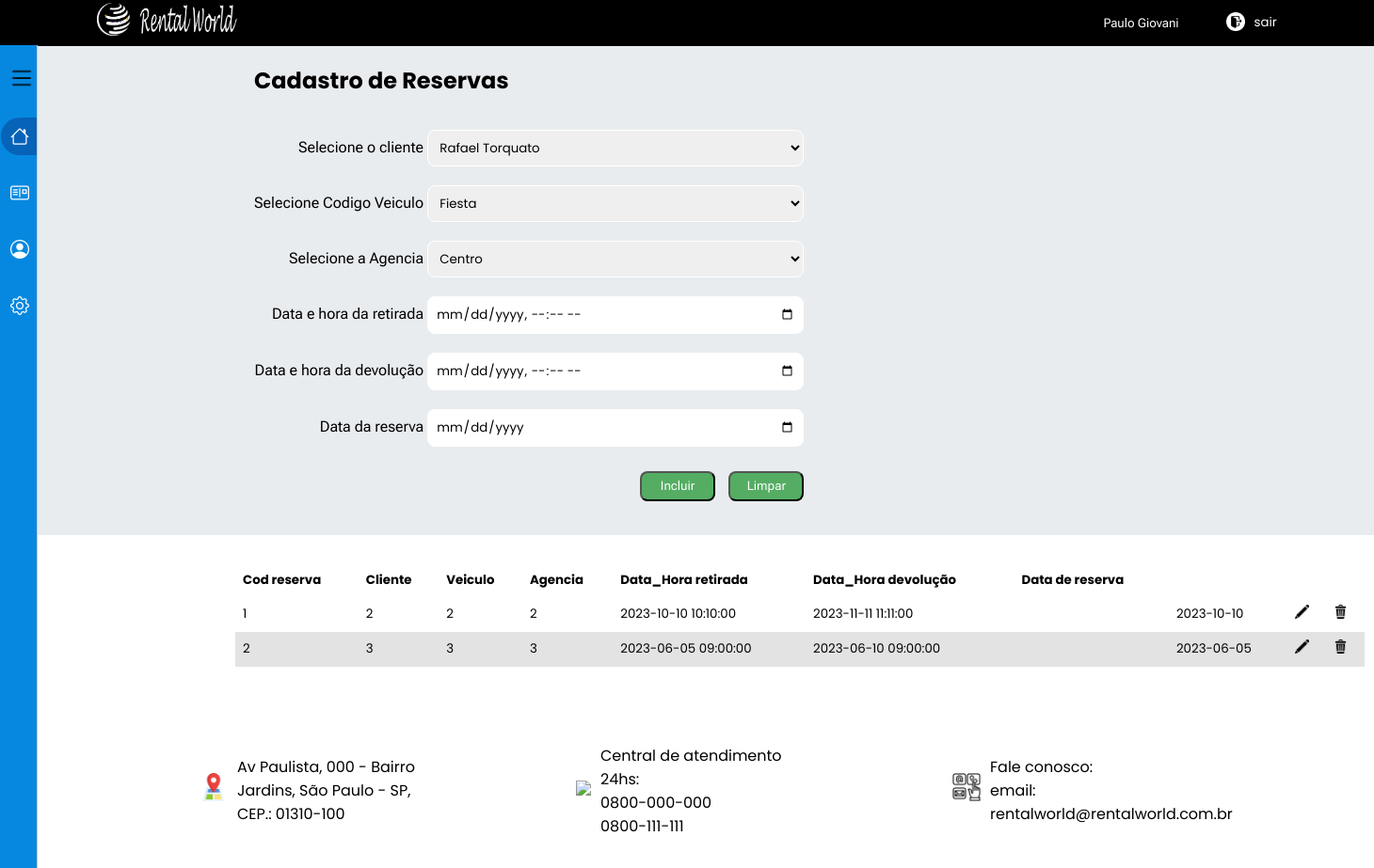
The page /admin/cadastro_reserva.php (signed in) on the database as committed earlier.
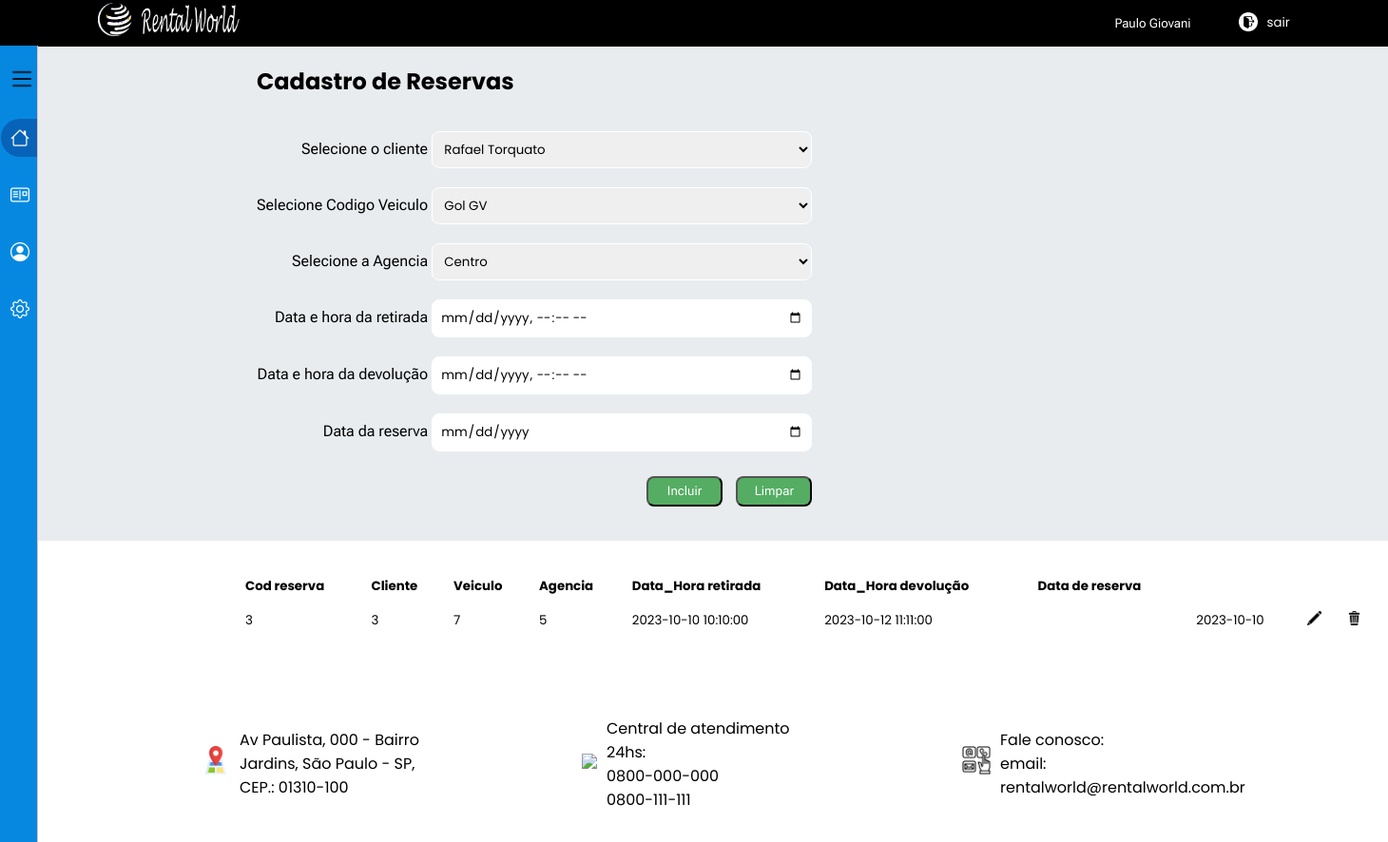
The same page on the database as committed later.
### tables this page shows
CREATE TABLE `reservas` (
  `codigo` int(11) NOT NULL,
  `dt_prev_retirada` datetime NOT NULL,
  `dt_prev_devolucao` datetime NOT NULL,
  `dt_reserva` date NOT NULL,
  `fk_cliente_codigo` int(11) DEFAULT NULL,
  `fk_veiculo_codigo` int(11) DEFAULT NULL,
  `fk_agencia_codigo` int(11) DEFAULT NULL
);

### admin/cadastro_reserva.php (the view, shortened to what this page needs)
<?php require ('menu_gestao.php');
require('../conexao.php');
$select_reservas = mysqli_query($conexao, "SELECT * FROM reservas ORDER BY codigo ASC");
if (mysqli_num_rows($select_reservas) > 0) {
	$dados_reservas = mysqli_fetch_assoc($select_reservas);
}
?>
<!DOCTYPE html>
<html lang="pt-br">
	<head>
	</head>
<body>
	<?php
		$select_cliente = mysqli_query($conexao, "SELECT * FROM cliente");
		if (mysqli_num_rows($select_cliente) > 0) {
		$dados_cliente = mysqli_fetch_assoc($select_cliente);
	}
		$select_veiculo = mysqli_query($conexao, "SELECT * FROM veiculo");
		if (mysqli_num_rows($select_veiculo) > 0) {
		$dados_veiculo = mysqli_fetch_assoc($select_veiculo);
	}
		$select_agencia = mysqli_query($conexao, "SELECT * FROM agencia");
		if (mysqli_num_rows($select_agencia) > 0) {
		$dados_agencia = mysqli_fetch_assoc($select_agencia);
	}
	?>
	<main>
		<form name="reservas" class="form_cadastro" method="post">
			<h2> Cadastro de Reservas </h2><br>
			<div class="cadastro_div">
				<div>
					<label>Selecione o cliente</label>
					<select class="input_cadastro" name="fk_cliente_codigo">
						<?php do{
						?>
						<option value="<?php echo $dados_cliente['codigo'];?>"><?php echo $dados_cliente['nome'];?></option>
						<?php }while ($dados_cliente = mysqli_fetch_assoc($select_cliente));?>
					</select>
				</div>
                <div>
					<label>Selecione Codigo Veiculo</label>
					<select class="input_cadastro" name="fk_veiculo_codigo">
						<?php do{
						?>
						<option value="<?php echo $dados_veiculo['codigo'];?>"><?php echo $dados_veiculo['modelo'];?></option>
						<?php }while ($dados_veiculo = mysqli_fetch_assoc($select_veiculo));?>
					</select>
				</div>
				<div>
					<label>Selecione a Agencia</label>
					<select class="input_cadastro" name="fk_agencia_codigo">
						<?php do{
						?>
						<option value="<?php echo $dados_agencia['codigo'];?>"><?php echo $dados_agencia['bairro'];?></option>
						<?php }while ($dados_agencia = mysqli_fetch_assoc($select_agencia));?>
					</select>
				</div>
                <div>
					<label>Data e hora da retirada</label>
					<input class="input_cadastro" type="datetime-local" name="dt_prev_retirada" required autofocus>
				</div>
                <div>
					<label>Data e hora da devolução</label>
					<input class="input_cadastro" type="datetime-local" name="dt_prev_devolucao" required autofocus>
				</div>
                <div>
					<label>Data da reserva</label>
					<input class="input_cadastro" type="date" name="dt_reserva" required autofocus>
				</div>
			    <div class="botoes">
                    <input class="botao" type="submit" id="btn_salvar" name="btn_salvar" value="Incluir">
                    <input class="botao" type="reset" value="Limpar">
            	</div>
            </div>
		</form>
	</main>
	<table>
		<thead>
			<tr>
				<th>Cod reserva</th>
				<th>Cliente</th>
				<th>Veiculo</th>
				<th>Agencia</th>
				<th>Data_Hora retirada</th>
				<th>Data_Hora devolução</th>
				<th>Data de reserva</th>
			</tr>
		<tbody>
			<?php do{
			?>
			<tr>
				<td><?php echo $dados_reservas['codigo'];?></td>
				<td><?php echo $dados_reservas['fk_cliente_codigo'];?></td>
				<td><?php echo $dados_reservas['fk_veiculo_codigo'];?></td>
				<td><?php echo $dados_reservas['fk_agencia_codigo'];?></td>
				<td><?php echo $dados_reservas['dt_prev_retirada'];?></td>
				<td><?php echo $dados_reservas['dt_prev_devolucao'];?></td>
				<td><td><?php echo $dados_reservas['dt_reserva'];?></td></td>
				<td>
					<a href="comandos/editar_reserva.php?codigo=<?php echo $dados_reservas['codigo'];?>">
					<img src="../img/editar.png" title="Editar"></a>
				</td>
				<td>
					<a href="javascript:func()" onclick="confirmar_exclusao('<?php echo $dados_reservas['codigo'];?>')">
					<img src="../img/lixeira.png" title="Excluir"></a>
				</td>
				</tr>
				<?php }while ($dados_reservas = mysqli_fetch_assoc($select_reservas));?>
		</tbody>
	</table>
	<footer>
   		<div>
</body>
</html>

Rows that differ between the two databases and show on the page:
removed reservas: codigo "1", fk_cliente_codigo "2", fk_veiculo_codigo "2", fk_agencia_codigo "2", dt_prev_retirada "2023-10-10 10:10:00", dt_prev_devolucao "2023-11-11 11:11:00", dt_reserva "2023-10-10"
removed reservas: codigo "2", fk_cliente_codigo "3", fk_veiculo_codigo "3", fk_agencia_codigo "3", dt_prev_retirada "2023-06-05 09:00:00", dt_prev_devolucao "2023-06-10 09:00:00", dt_reserva "2023-06-05"
added reservas: codigo "3", fk_cliente_codigo "3", fk_veiculo_codigo "7", fk_agencia_codigo "5", dt_prev_retirada "2023-10-10 10:10:00", dt_prev_devolucao "2023-10-12 11:11:00", dt_reserva "2023-10-10"
Other text that changed with them:
form field fk_veiculo_codigo: "Fiesta" → "Gol GV"
